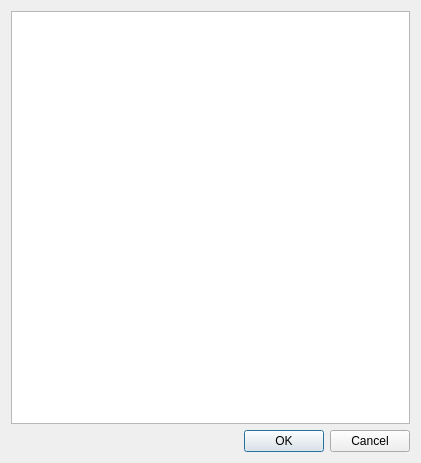
<?xml version="1.0" encoding="UTF-8"?>
<ui version="4.0">
 <class>DlgFilterValues</class>
 <widget class="QDialog" name="DlgFilterValues">
  <property name="geometry">
   <rect>
    <x>0</x>
    <y>0</y>
    <width>421</width>
    <height>463</height>
   </rect>
  </property>
  <property name="windowTitle">
   <string>Filter</string>
  </property>
  <layout class="QVBoxLayout" name="verticalLayout">
   <item>
    <widget class="QListWidget" name="lst"/>
   </item>
   <item>
    <widget class="QDialogButtonBox" name="buttonBox">
     <property name="orientation">
      <enum>Qt::Horizontal</enum>
     </property>
     <property name="standardButtons">
      <set>QDialogButtonBox::Cancel|QDialogButtonBox::Ok</set>
     </property>
    </widget>
   </item>
  </layout>
 </widget>
 <resources/>
 <connections>
  <connection>
   <sender>buttonBox</sender>
   <signal>accepted()</signal>
   <receiver>DlgFilterValues</receiver>
   <slot>accept()</slot>
   <hints>
    <hint type="sourcelabel">
     <x>248</x>
     <y>254</y>
    </hint>
    <hint type="destinationlabel">
     <x>157</x>
     <y>274</y>
    </hint>
   </hints>
  </connection>
  <connection>
   <sender>buttonBox</sender>
   <signal>rejected()</signal>
   <receiver>DlgFilterValues</receiver>
   <slot>reject()</slot>
   <hints>
    <hint type="sourcelabel">
     <x>316</x>
     <y>260</y>
    </hint>
    <hint type="destinationlabel">
     <x>286</x>
     <y>274</y>
    </hint>
   </hints>
  </connection>
 </connections>
</ui>
